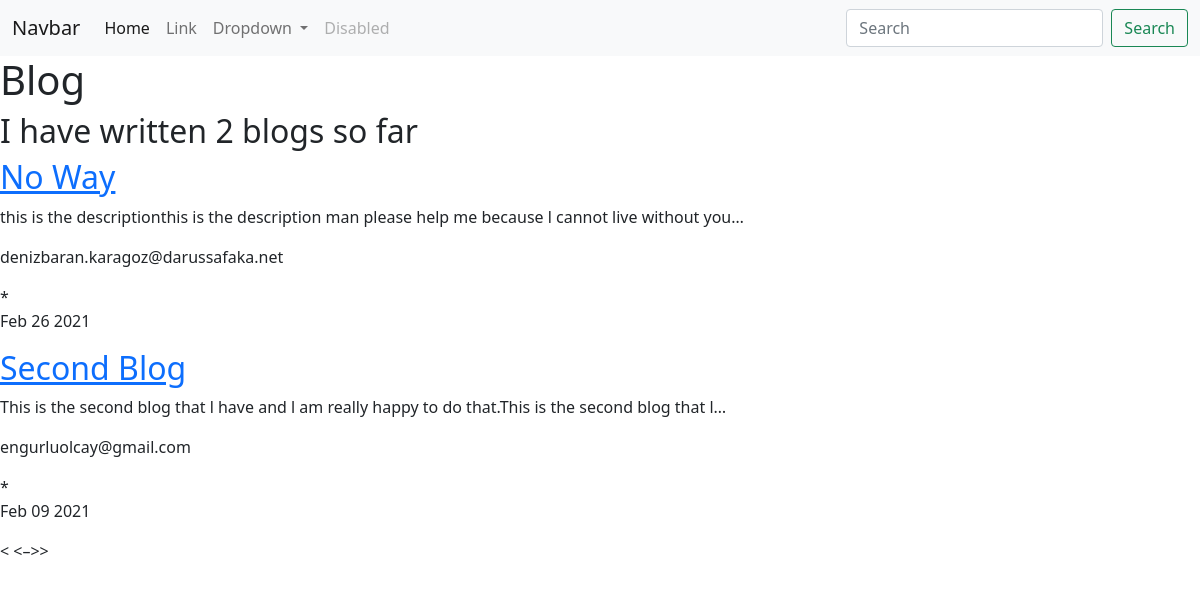
Screenshot of /blog/ with the database file from the repository.
### blog/models.py (models this page shows, shortened)
class Blog(models.Model):
    title = models.CharField(max_length=100)
    description = models.TextField()
    date = models.DateField()
    mail = models.EmailField()

### blog/views_2.py (the view)
# urls.py: path("", views_2.all_blogs, name="all_blogs"),
def all_blogs(request):
    blogs =  Blog.objects.all()
    return render(request, "all_blogs.html", {'blogs': blogs})

### blog/templates/all_blogs.html
{% extends 'base.html' %}
{% block content %}
<h1>Blog</h1>
<h2>I have written {{ blogs.count }} blog{{ blogs.count|pluralize }} so far </h2>
{% for blog in blogs %}
<a href="{%url 'blog:detail' blog.id%}"><h2>{{ blog.title }}</h2></a>
<p>{{ blog.description|truncatechars:100 }}</p>
<p>{{blog.mail}}</p>
*
<p>{{blog.date|date:"M d Y"}}</p>
{% endfor %}
{% endblock %}

### rows the page displays
Blog: title "No Way", description "this is the descriptionthis is the description man please help me because l cannot live without you…", mail "denizbaran.karagoz@darussafaka.net", date "Feb 26 2021"
Blog: title "Second Blog", description "This is the second blog that l have and l am really happy to do that.This is the second blog that l…", mail "engurluolcay@gmail.com", date "Feb 09 2021"

### other values shown
{{ blogs.count }} "2"
